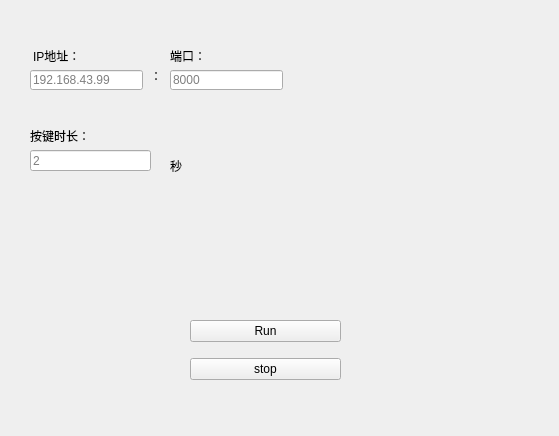
<?xml version="1.0" encoding="UTF-8"?>
<ui version="4.0">
 <class>Form</class>
 <widget class="QWidget" name="Form">
  <property name="geometry">
   <rect>
    <x>0</x>
    <y>0</y>
    <width>559</width>
    <height>436</height>
   </rect>
  </property>
  <property name="windowTitle">
   <string>Form</string>
  </property>
  <widget class="QLabel" name="label">
   <property name="geometry">
    <rect>
     <x>33</x>
     <y>40</y>
     <width>71</width>
     <height>31</height>
    </rect>
   </property>
   <property name="text">
    <string>IP地址：</string>
   </property>
  </widget>
  <widget class="QLabel" name="label_2">
   <property name="geometry">
    <rect>
     <x>170</x>
     <y>40</y>
     <width>71</width>
     <height>31</height>
    </rect>
   </property>
   <property name="text">
    <string>端口：</string>
   </property>
  </widget>
  <widget class="QLineEdit" name="ipAdress">
   <property name="geometry">
    <rect>
     <x>30</x>
     <y>70</y>
     <width>113</width>
     <height>20</height>
    </rect>
   </property>
   <property name="placeholderText">
    <string>192.168.43.99</string>
   </property>
  </widget>
  <widget class="QLabel" name="label_3">
   <property name="geometry">
    <rect>
     <x>150</x>
     <y>60</y>
     <width>16</width>
     <height>31</height>
    </rect>
   </property>
   <property name="text">
    <string>：</string>
   </property>
  </widget>
  <widget class="QLineEdit" name="port">
   <property name="geometry">
    <rect>
     <x>170</x>
     <y>70</y>
     <width>113</width>
     <height>20</height>
    </rect>
   </property>
   <property name="placeholderText">
    <string>8000</string>
   </property>
  </widget>
  <widget class="QLabel" name="label_4">
   <property name="geometry">
    <rect>
     <x>30</x>
     <y>120</y>
     <width>71</width>
     <height>31</height>
    </rect>
   </property>
   <property name="text">
    <string>按键时长：</string>
   </property>
  </widget>
  <widget class="QLineEdit" name="press">
   <property name="geometry">
    <rect>
     <x>30</x>
     <y>150</y>
     <width>121</width>
     <height>21</height>
    </rect>
   </property>
   <property name="placeholderText">
    <string>2</string>
   </property>
  </widget>
  <widget class="QLabel" name="label_5">
   <property name="geometry">
    <rect>
     <x>170</x>
     <y>150</y>
     <width>71</width>
     <height>31</height>
    </rect>
   </property>
   <property name="text">
    <string>秒</string>
   </property>
  </widget>
  <widget class="QWidget" name="layoutWidget">
   <property name="geometry">
    <rect>
     <x>190</x>
     <y>310</y>
     <width>151</width>
     <height>81</height>
    </rect>
   </property>
   <layout class="QVBoxLayout" name="verticalLayout">
    <item>
     <widget class="QPushButton" name="run">
      <property name="text">
       <string>Run</string>
      </property>
     </widget>
    </item>
    <item>
     <widget class="QPushButton" name="stop">
      <property name="text">
       <string>stop</string>
      </property>
     </widget>
    </item>
   </layout>
  </widget>
 </widget>
 <resources/>
 <connections/>
</ui>
